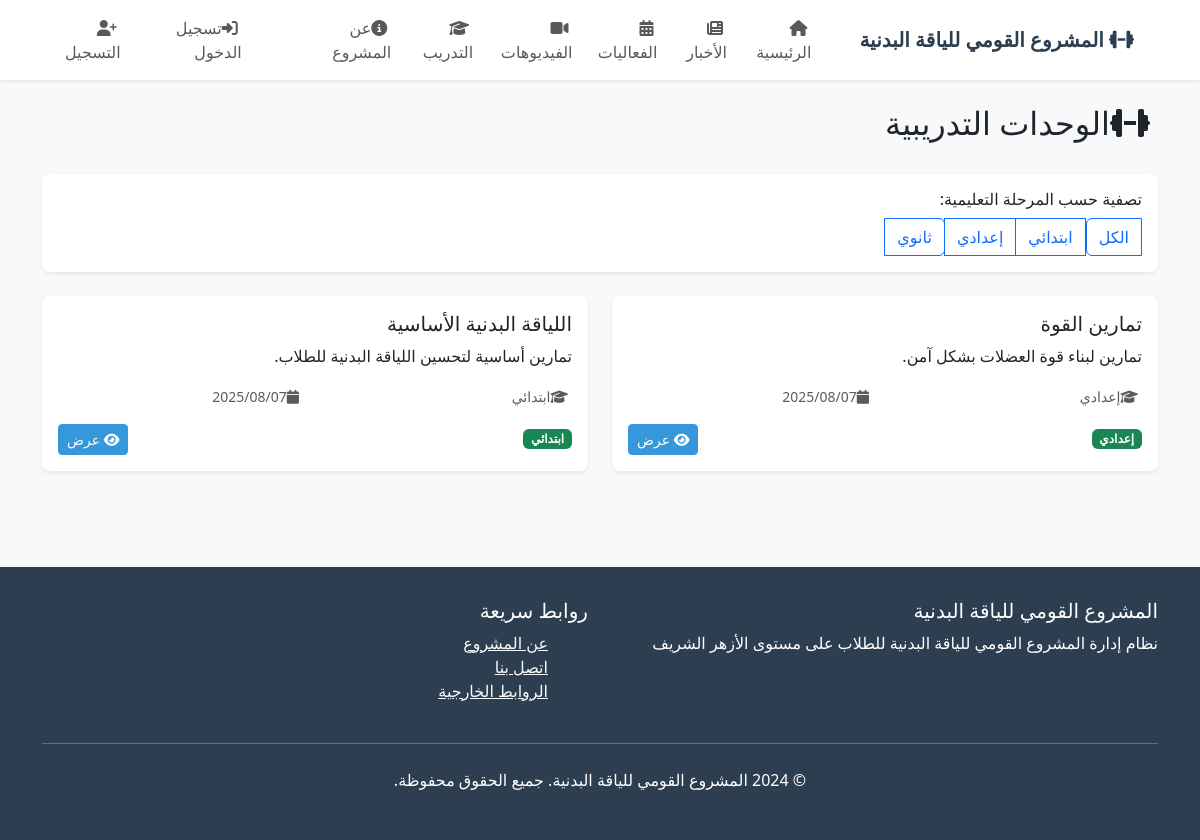
The page /training/ on the database its author committed.
### fitness_management/models.py (models this page shows, shortened)
class TrainingUnit(models.Model):
    title = models.CharField(max_length=200, verbose_name="العنوان")
    content = models.TextField(verbose_name="المحتوى")
    education_level = models.CharField(max_length=10, choices=Student.EDUCATION_LEVELS, verbose_name="المرحلة التعليمية")
    file = models.FileField(upload_to='training/', blank=True, verbose_name="الملف")
    created_at = models.DateTimeField(auto_now_add=True)
    class Meta:
        verbose_name = "الوحدة التدريبية"
        verbose_name_plural = "الوحدات التدريبية"
        ordering = ['-created_at']

### fitness_management/views.py (the view)
# urls.py: path('training/', views.training_units_list, name='training_units_list'),
def training_units_list(request):
    units = TrainingUnit.objects.all()
    education_level = request.GET.get('education_level')
    if education_level:
        units = units.filter(education_level=education_level)
    context = {
        'units': units,
    }
    return render(request, 'fitness_management/training_units_list.html', context)

### templates/fitness_management/training_units_list.html (shortened to what this page needs)
{% extends 'base.html' %}
{% block content %}
<div class="container py-4">
    <div class="row mb-4">
        <div class="col-md-8">
            <h2>
                <i class="fas fa-dumbbell me-2"></i>الوحدات التدريبية
            </h2>
        </div>
        <div class="col-md-4 text-end">
        </div>
    </div>
    <div class="row mb-4">
        <div class="col-12">
            <div class="card">
                <div class="card-body">
                    <h6 class="card-title">تصفية حسب المرحلة التعليمية:</h6>
                    <div class="btn-group" role="group">
                        <a href="{% url 'fitness_management:training_units_list' %}" class="btn btn-outline-primary">
                            الكل
                        </a>
                        <a href="{% url 'fitness_management:training_units_list' %}?education_level=primary"
                           class="btn btn-outline-primary {% if request.GET.education_level == 'primary' %}active{% endif %}">
                            ابتدائي
                        </a>
                        <a href="{% url 'fitness_management:training_units_list' %}?education_level=middle"
                           class="btn btn-outline-primary {% if request.GET.education_level == 'middle' %}active{% endif %}">
                            إعدادي
                        </a>
                        <a href="{% url 'fitness_management:training_units_list' %}?education_level=secondary"
                           class="btn btn-outline-primary {% if request.GET.education_level == 'secondary' %}active{% endif %}">
                            ثانوي
                        </a>
                    </div>
                </div>
            </div>
        </div>
    </div>
    {% if units %}
    <div class="row">
        {% for unit in units %}
        <div class="col-md-6 mb-4">
            <div class="card h-100">
                <div class="card-body">
                    <h5 class="card-title">{{ unit.title }}</h5>
                    <p class="card-text">{{ unit.content|truncatewords:30 }}</p>
                    <div class="row mb-3">
                        <div class="col-6">
                            <small class="text-muted">
                                <i class="fas fa-graduation-cap me-1"></i>{{ unit.get_education_level_display }}
                            </small>
                        </div>
                        <div class="col-6">
                            <small class="text-muted">
                                <i class="fas fa-calendar me-1"></i>{{ unit.created_at|date:"Y/m/d" }}
                            </small>
                        </div>
                    </div>
                    <div class="d-flex justify-content-between align-items-center">
                        <span class="badge bg-success">{{ unit.get_education_level_display }}</span>
                        <div class="btn-group" role="group">
                            <a href="{% url 'fitness_management:training_unit_detail' unit.id %}" class="btn btn-sm btn-primary">
                                <i class="fas fa-eye"></i> عرض
                            </a>
                        </div>
                    </div>
                </div>
            </div>
        </div>
        {% endfor %}
    </div>
    {% endif %}
</div>
{% endblock %}

### templates/base.html (style rules this page uses)
body { font-family: 'Segoe UI', Tahoma, Geneva, Verdana, sans-serif; background-color: #f8f9fa; }
.card { border: none; box-shadow: 0 0.125rem 0.25rem rgba(0, 0, 0, 0.075); border-radius: 0.5rem; }
.btn-primary { background-color: #3498db; border-color: #3498db; }

### rows shown on the page
TrainingUnit: title "تمارين القوة", content "تمارين لبناء قوة العضلات بشكل آمن.", education_level "إعدادي", created_at "2025/08/07"
TrainingUnit: title "اللياقة البدنية الأساسية", content "تمارين أساسية لتحسين اللياقة البدنية للطلاب.", education_level "ابتدائي", created_at "2025/08/07"
